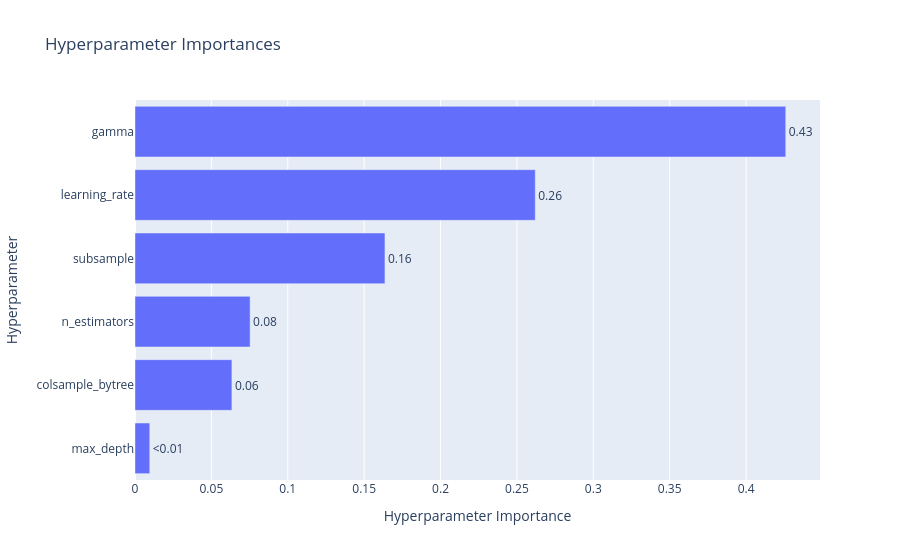
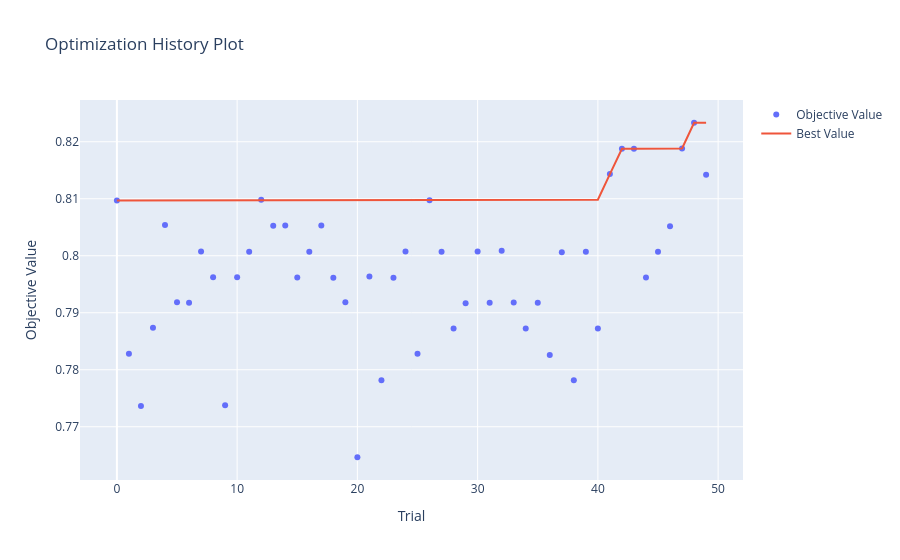

Notebook code for these charts, in order:
### Code cell
import optuna
fig = optuna.visualization.plot_param_importances(experimento_1.study)
fig.show()

fig = optuna.visualization.plot_optimization_history(experimento_1.study)
fig.show()

### Figure 1 — Plotly figure (JSON) as saved in the notebook; plotly's stock layout.template omitted (floating-point values rounded to 4 significant figures)
{"data": [{"cliponaxis": false, "hovertemplate": ["max_depth (IntDistribution): 0.00965607633844115<extra></extra>", "colsample_bytree (FloatDistribution): 0.06344117043806456<extra></extra>", "n_estimators (IntDistribution): 0.07535268232394016<extra></extra>", "subsample (FloatDistribution): 0.1636099869792752<extra></extra>", "learning_rate (FloatDistribution): 0.26198481658287276<extra></extra>", "gamma (FloatDistribution): 0.4259552673374061<extra></extra>"], "name": "Objective Value", "orientation": "h", "text": ["<0.01", "0.06", "0.08", "0.16", "0.26", "0.43"], "textposition": "outside", "type": "bar", "x": [0.009656, 0.06344, 0.07535, 0.1636, 0.262, 0.426], "y": ["max_depth", "colsample_bytree", "n_estimators", "subsample", "learning_rate", "gamma"]}], "layout": {"title": {"text": "Hyperparameter Importances"}, "xaxis": {"title": {"text": "Hyperparameter Importance"}}, "yaxis": {"title": {"text": "Hyperparameter"}}}}

### Figure 2 — Plotly figure (JSON) as saved in the notebook; plotly's stock layout.template omitted (floating-point values rounded to 4 significant figures)
{"data": [{"mode": "markers", "name": "Objective Value", "type": "scatter", "x": [0, 1, 2, 3, 4, 5, 6, 7, 8, 9, 10, 11, 12, 13, 14, 15, 16, 17, 18, 19, 20, 21, 22, 23, 24, 25, 26, 27, 28, 29, 30, 31, 32, 33, 34, 35, 36, 37, 38, 39, 40, 41, 42, 43, 44, 45, 46, 47, 48, 49], "y": [0.8097, 0.7828, 0.7737, 0.7874, 0.8054, 0.7919, 0.7917, 0.8008, 0.7962, 0.7738, 0.7962, 0.8007, 0.8098, 0.8053, 0.8053, 0.7962, 0.8007, 0.8053, 0.7961, 0.7919, 0.7647, 0.7964, 0.7782, 0.7961, 0.8008, 0.7828, 0.8098, 0.8007, 0.7872, 0.7917, 0.8008, 0.7917, 0.8009, 0.7918, 0.7872, 0.7917, 0.7826, 0.8006, 0.7782, 0.8007, 0.7872, 0.8143, 0.8188, 0.8188, 0.7962, 0.8007, 0.8052, 0.8188, 0.8233, 0.8142]}, {"mode": "lines", "name": "Best Value", "type": "scatter", "x": [0, 1, 2, 3, 4, 5, 6, 7, 8, 9, 10, 11, 12, 13, 14, 15, 16, 17, 18, 19, 20, 21, 22, 23, 24, 25, 26, 27, 28, 29, 30, 31, 32, 33, 34, 35, 36, 37, 38, 39, 40, 41, 42, 43, 44, 45, 46, 47, 48, 49], "y": [0.8097, 0.8097, 0.8097, 0.8097, 0.8097, 0.8097, 0.8097, 0.8097, 0.8097, 0.8097, 0.8097, 0.8097, 0.8098, 0.8098, 0.8098, 0.8098, 0.8098, 0.8098, 0.8098, 0.8098, 0.8098, 0.8098, 0.8098, 0.8098, 0.8098, 0.8098, 0.8098, 0.8098, 0.8098, 0.8098, 0.8098, 0.8098, 0.8098, 0.8098, 0.8098, 0.8098, 0.8098, 0.8098, 0.8098, 0.8098, 0.8098, 0.8143, 0.8188, 0.8188, 0.8188, 0.8188, 0.8188, 0.8188, 0.8233, 0.8233]}, {"marker": {"color": "#cccccc"}, "mode": "markers", "name": "Infeasible Trial", "showlegend": false, "type": "scatter", "x": [], "y": []}], "layout": {"title": {"text": "Optimization History Plot"}, "xaxis": {"title": {"text": "Trial"}}, "yaxis": {"title": {"text": "Objective Value"}}}}
